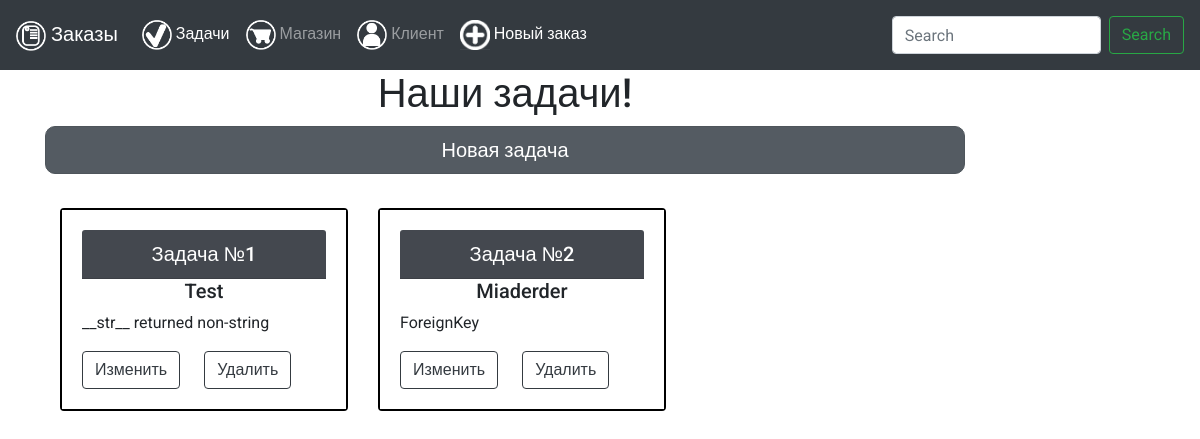
Page /task on the committed database.
### Tasks/models.py (models this page shows, shortened)
class Task(models.Model):
    title = models.CharField(max_length=60)
    body = models.TextField()
    class Meta:
        verbose_name = "Задача"
        verbose_name_plural = "Задачи"

### Tasks/views.py (the view)
# urls.py: path('task', views.task_list, name='task_list_url'),
def task_list(request):
    posts = Task.objects.all()
    return render(request, 'tasks/task_list.html', {'posts':posts})

### Tasks/templates/tasks/task_list.html
{% extends 'base.html' %}
{% load static %}
{% block content %}
	<div class="section section1">
        <div class="container">
            <div class="row">
                <div class="col-lg-10 col-lg-offset-4">
                    <h1 class="text-center">
                    	Наши задачи!
                    </h1>
                    <a href="{% url 'task_new_url' %}" class="btn btn-secondary btn-lg btn-block active" role="button" aria-pressed="true">Новая задача</a>
                </div>
                {% for post in posts %}
				<div class="card task-card" style="width: 18rem;">
				  <div class="card-body">
				    <a href="{% url 'task_detail' pk=post.pk %}"><h5 class="card-header text-center">Задача №{{post.pk}}</h5></a>
				    <h5 class="card-title mb-2 text-center">{{ post.title }}</h5>
				    <p class="card-text">{{ post.body }}</p>
				    <a href="{% url 'task_edit_url' pk=post.pk %}" class="btn btn-outline-dark card-link">
				    	Изменить</a>
				    <a href="{% url 'task_remove_url' pk=post.pk %}" class="btn btn-outline-dark card-link">Удалить</a>
				  </div>
				</div>
				{% endfor %}
            </div>
        </div>
    </div>
{% endblock %}

### static/static_dev/css/main.css (style rules this page uses)
body { background-color: light-gray; }
.btn-lg { border-radius: 10px; }
.card { margin-top: 3%; margin-bottom: 4%; }
.card-header { background-color: #44484f; color: white; }
.card-body { background-color: white; }
html, body { height: 100%; max-height: 100%; font-family: 'Roboto', sans-serif; }
.task-card { margin-left: 30px; border: 2px solid black; }

### rows in the picture
Task: pk "1", title "Test", body "__str__ returned non-string"
Task: pk "2", title "Miaderder", body "ForeignKey"
